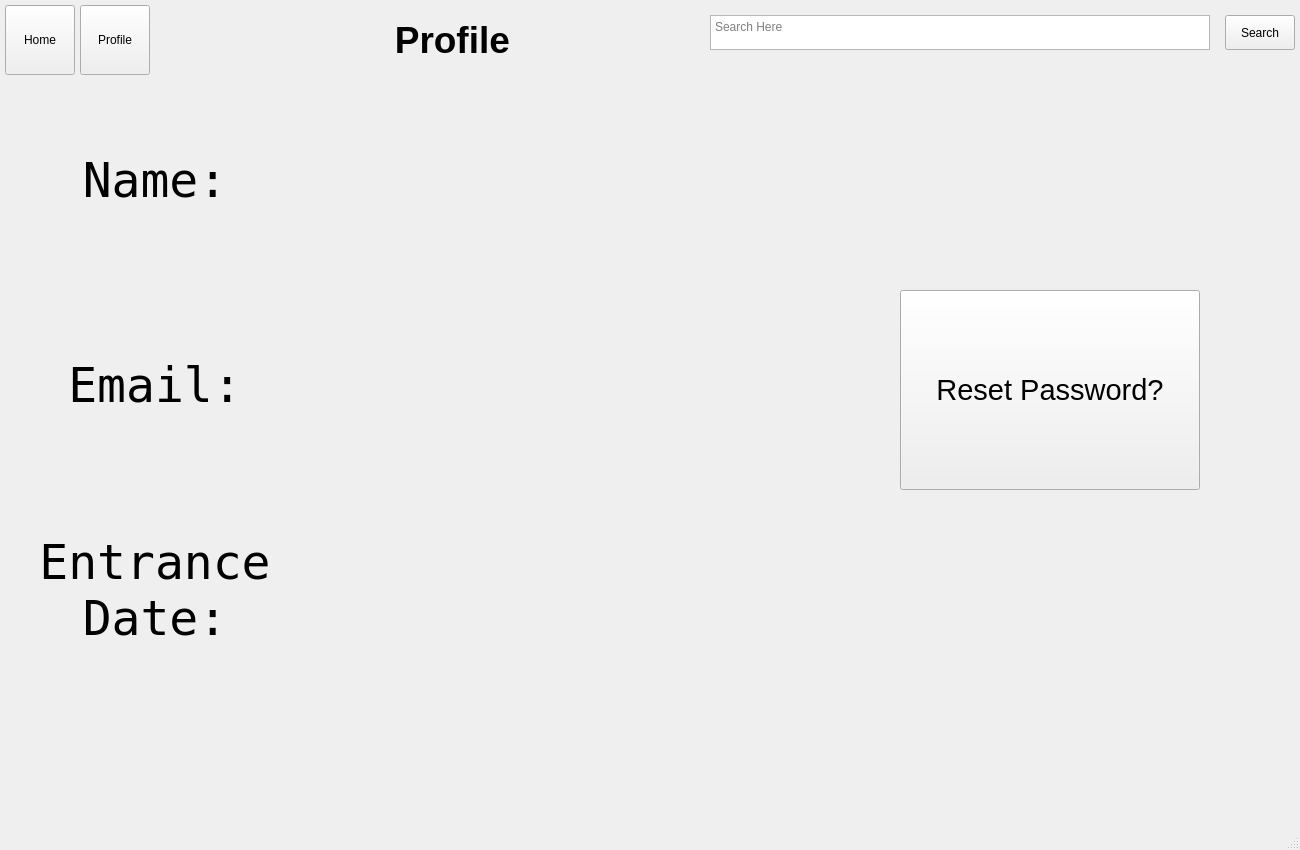
<?xml version="1.0" encoding="UTF-8"?>
<ui version="4.0">
 <class>MainWindow</class>
 <widget class="QMainWindow" name="MainWindow">
  <property name="geometry">
   <rect>
    <x>0</x>
    <y>0</y>
    <width>1300</width>
    <height>850</height>
   </rect>
  </property>
  <property name="windowTitle">
   <string>MainWindow</string>
  </property>
  <widget class="QWidget" name="centralwidget">
   <widget class="QPushButton" name="HomeButton">
    <property name="geometry">
     <rect>
      <x>5</x>
      <y>5</y>
      <width>70</width>
      <height>70</height>
     </rect>
    </property>
    <property name="text">
     <string>Home</string>
    </property>
   </widget>
   <widget class="QPushButton" name="ProfileButton">
    <property name="geometry">
     <rect>
      <x>80</x>
      <y>5</y>
      <width>70</width>
      <height>70</height>
     </rect>
    </property>
    <property name="text">
     <string>Profile</string>
    </property>
   </widget>
   <widget class="QLabel" name="PageTitle">
    <property name="geometry">
     <rect>
      <x>300</x>
      <y>5</y>
      <width>315</width>
      <height>70</height>
     </rect>
    </property>
    <property name="font">
     <font>
      <family>MS Sans Serif</family>
      <pointsize>28</pointsize>
      <weight>75</weight>
      <bold>true</bold>
     </font>
    </property>
    <property name="text">
     <string>Profile </string>
    </property>
    <property name="alignment">
     <set>Qt::AlignCenter</set>
    </property>
   </widget>
   <widget class="QTextEdit" name="SearchBox">
    <property name="geometry">
     <rect>
      <x>710</x>
      <y>15</y>
      <width>500</width>
      <height>35</height>
     </rect>
    </property>
    <property name="sizeAdjustPolicy">
     <enum>QAbstractScrollArea::AdjustToContents</enum>
    </property>
    <property name="tabChangesFocus">
     <bool>false</bool>
    </property>
    <property name="placeholderText">
     <string>Search Here</string>
    </property>
   </widget>
   <widget class="QPushButton" name="SearchButton">
    <property name="geometry">
     <rect>
      <x>1225</x>
      <y>15</y>
      <width>70</width>
      <height>35</height>
     </rect>
    </property>
    <property name="text">
     <string>Search</string>
    </property>
   </widget>
   <widget class="QLabel" name="NameLabel">
    <property name="geometry">
     <rect>
      <x>5</x>
      <y>80</y>
      <width>300</width>
      <height>200</height>
     </rect>
    </property>
    <property name="font">
     <font>
      <family>NSimSun</family>
      <pointsize>36</pointsize>
      <weight>50</weight>
      <bold>false</bold>
     </font>
    </property>
    <property name="text">
     <string>Name:</string>
    </property>
    <property name="alignment">
     <set>Qt::AlignCenter</set>
    </property>
   </widget>
   <widget class="QLabel" name="EmailLabel">
    <property name="geometry">
     <rect>
      <x>5</x>
      <y>285</y>
      <width>300</width>
      <height>200</height>
     </rect>
    </property>
    <property name="font">
     <font>
      <family>NSimSun</family>
      <pointsize>36</pointsize>
     </font>
    </property>
    <property name="text">
     <string>Email:</string>
    </property>
    <property name="alignment">
     <set>Qt::AlignCenter</set>
    </property>
   </widget>
   <widget class="QLabel" name="NameLabelequality">
    <property name="geometry">
     <rect>
      <x>310</x>
      <y>80</y>
      <width>450</width>
      <height>200</height>
     </rect>
    </property>
    <property name="font">
     <font>
      <family>Bahnschrift Light Condensed</family>
      <pointsize>26</pointsize>
     </font>
    </property>
    <property name="text">
     <string/>
    </property>
    <property name="alignment">
     <set>Qt::AlignCenter</set>
    </property>
   </widget>
   <widget class="QLabel" name="EmailLabelequality">
    <property name="geometry">
     <rect>
      <x>310</x>
      <y>285</y>
      <width>450</width>
      <height>200</height>
     </rect>
    </property>
    <property name="font">
     <font>
      <family>Bahnschrift Light Condensed</family>
      <pointsize>26</pointsize>
     </font>
    </property>
    <property name="text">
     <string/>
    </property>
    <property name="alignment">
     <set>Qt::AlignCenter</set>
    </property>
   </widget>
   <widget class="QLabel" name="EntranceLabel">
    <property name="geometry">
     <rect>
      <x>5</x>
      <y>490</y>
      <width>300</width>
      <height>200</height>
     </rect>
    </property>
    <property name="font">
     <font>
      <family>NSimSun</family>
      <pointsize>36</pointsize>
     </font>
    </property>
    <property name="text">
     <string>Entrance Date:</string>
    </property>
    <property name="alignment">
     <set>Qt::AlignCenter</set>
    </property>
    <property name="wordWrap">
     <bool>true</bool>
    </property>
   </widget>
   <widget class="QLabel" name="DateLabel">
    <property name="geometry">
     <rect>
      <x>310</x>
      <y>490</y>
      <width>450</width>
      <height>200</height>
     </rect>
    </property>
    <property name="font">
     <font>
      <family>Bahnschrift Light Condensed</family>
      <pointsize>26</pointsize>
     </font>
    </property>
    <property name="text">
     <string/>
    </property>
    <property name="alignment">
     <set>Qt::AlignCenter</set>
    </property>
   </widget>
   <widget class="QPushButton" name="PasswordReset">
    <property name="geometry">
     <rect>
      <x>900</x>
      <y>290</y>
      <width>300</width>
      <height>200</height>
     </rect>
    </property>
    <property name="font">
     <font>
      <pointsize>22</pointsize>
     </font>
    </property>
    <property name="text">
     <string>Reset Password?</string>
    </property>
   </widget>
  </widget>
  <widget class="QMenuBar" name="menubar">
   <property name="geometry">
    <rect>
     <x>0</x>
     <y>0</y>
     <width>1300</width>
     <height>26</height>
    </rect>
   </property>
  </widget>
  <widget class="QStatusBar" name="statusbar"/>
 </widget>
 <resources/>
 <connections/>
</ui>
